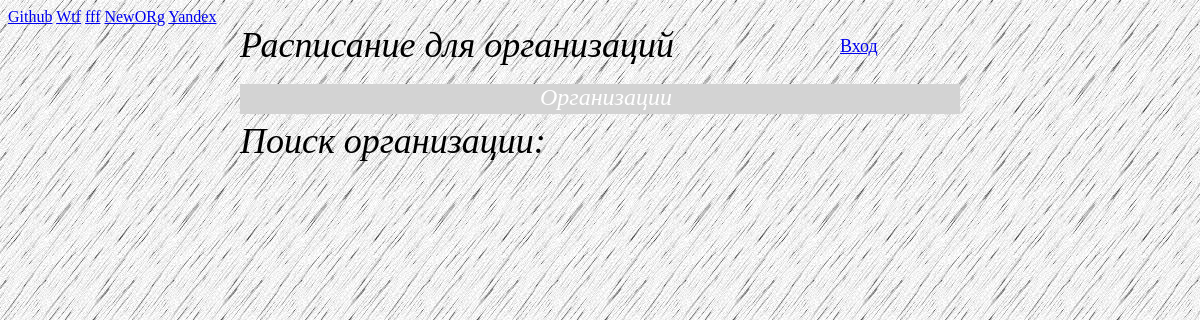
Page /organizations/ on the earlier database version.
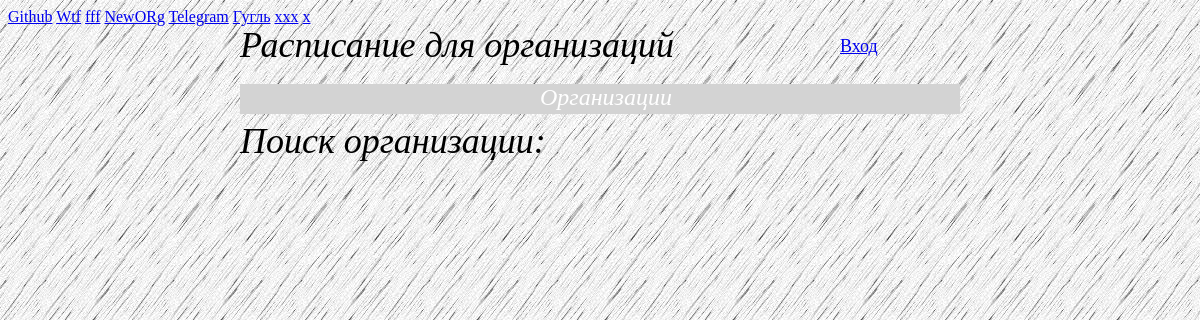
Same page on the later database version.
### organizations/models.py (models this page shows)
class Organization(models.Model):
    name = models.CharField(max_length=20)
    year_of_est = models.CharField(max_length=10)
    location = models.CharField(max_length=40, default='St. Petersburg')
    brief_description = models.CharField(max_length=150, default='Some organization')
    person = models.ManyToManyField(Person)

### organizations/views.py (the view)
# urls.py: url(r'^organizations/', include('organizations.urls', namespace='orgs')),
def orgs(request):
    orgs = Organization.objects.all()
    return render(request, 'organizations/organizations.html',
                              {'organizations': orgs})

### templates/organizations/organizations.html (shortened to what this page needs)
<!DOCTYPE html>
{% extends 'index.html' %}
{% block content %}
{% for org in organizations %}
    <a href="{% url 'orgs:one_org' org.id %}">{{ org.name }}</a>
{% endfor %}
{% endblock %}

Differences in the rows shown:
removed Organization: name "Yandex"
added Organization: name "Telegram"
added Organization: name "Гугль"
added Organization: name "xxx"
added Organization: name "x"
